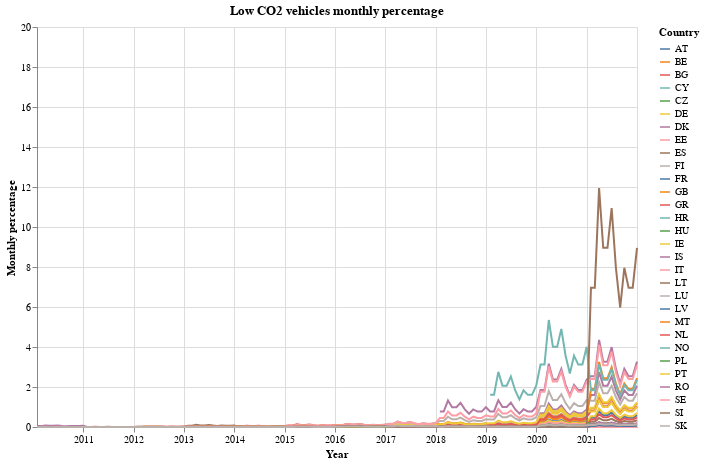

The cell this chart's notebook holds for it:
### Code cell
base

### Figure 1 — Vega-Lite specification as saved in the notebook (floating-point values rounded to 4 significant figures; data arrays with more than 128 entries replaced by an {"elided": "..."} marker saying what was removed)
{"config": {"view": {"continuousWidth": 400, "continuousHeight": 300}}, "data": {"name": "data-86d8461475785a8406aec8678562d607"}, "mark": "line", "encoding": {"color": {"field": "Country", "type": "nominal"}, "x": {"axis": {"format": "%Y", "tickMinStep": 20000000000}, "field": "date", "title": "Year", "type": "temporal"}, "y": {"field": "monthly_final_percent", "scale": {"domain": [0, 20]}, "title": "Monthly percentage", "type": "quantitative"}}, "height": 400, "title": "Low CO2 vehicles monthly percentage", "width": 600, "$schema": "https://vega.github.io/schema/vega-lite/v4.17.0.json", "datasets": {"data-86d8461475785a8406aec8678562d607": {"elided": "4056 records"}}}
